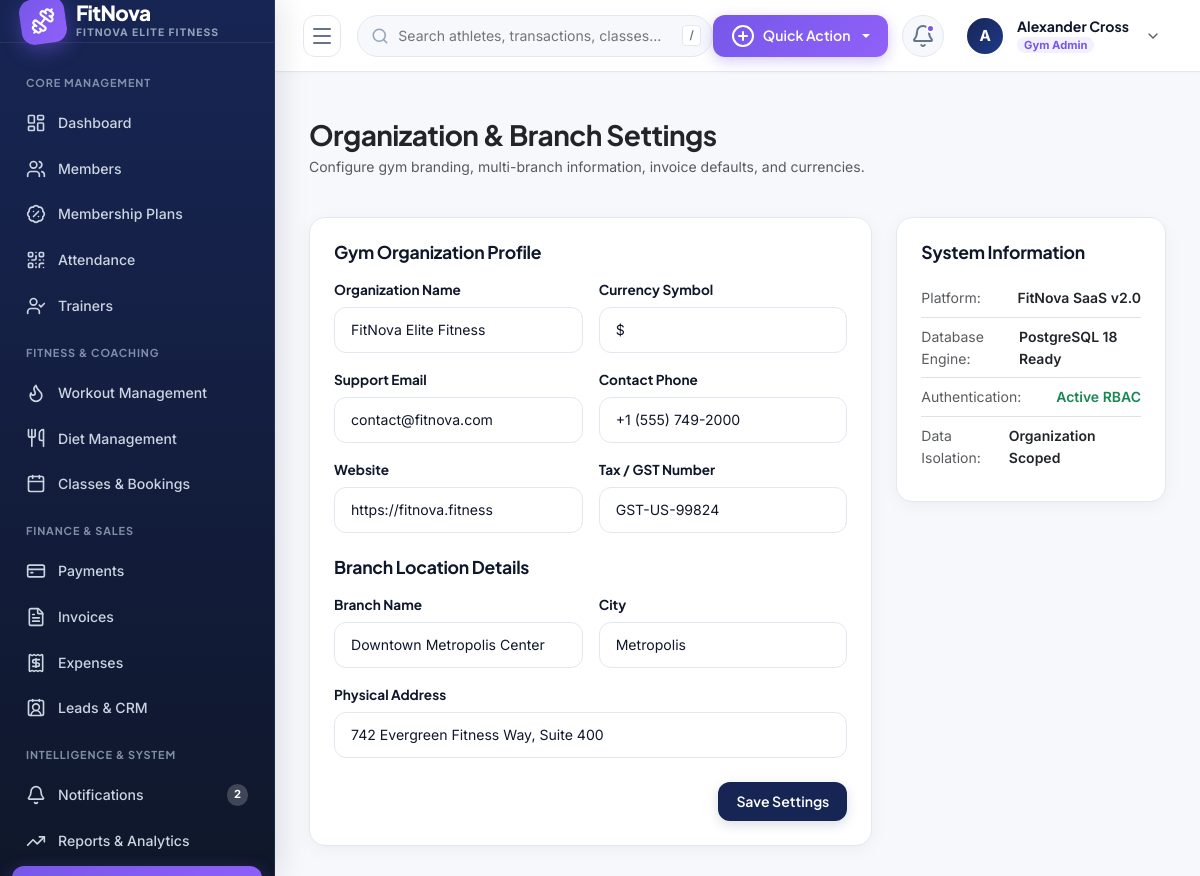
The page /settings/ (signed in) on the database its author committed.
### apps/accounts/models.py (models this page shows, shortened)
class GymOrganization(models.Model):
    name = models.CharField(max_length=200)
    slug = models.SlugField(max_length=220, unique=True)
    logo = models.ImageField(upload_to='organizations/logos/', null=True, blank=True)
    email = models.EmailField()
    phone = models.CharField(max_length=20)
    website = models.URLField(blank=True, default='')
    tax_id = models.CharField(max_length=50, blank=True, default='', verbose_name='Tax/GST ID')
    currency = models.CharField(max_length=10, default='$')
    is_active = models.BooleanField(default=True)
    created_at = models.DateTimeField(auto_now_add=True)
    updated_at = models.DateTimeField(auto_now=True)
    class Meta:
        verbose_name = 'Gym Organization'
        verbose_name_plural = 'Gym Organizations'
        ordering = ['name']

class User(AbstractUser):
    class Role(models.TextChoices):
        SUPER_ADMIN = 'SUPER_ADMIN', _('Super Admin')
        GYM_ADMIN = 'GYM_ADMIN', _('Gym Admin')
        STAFF = 'STAFF', _('Receptionist / Staff')
        TRAINER = 'TRAINER', _('Trainer')
        MEMBER = 'MEMBER', _('Gym Member')
    class Gender(models.TextChoices):
        MALE = 'MALE', _('Male')
        FEMALE = 'FEMALE', _('Female')
        OTHER = 'OTHER', _('Other')
    role = models.CharField(
        max_length=20,
        choices=Role.choices,
        default=Role.MEMBER,
        db_index=True
    )
    organization = models.ForeignKey(
        GymOrganization,
        on_delete=models.CASCADE,
        null=True,
        blank=True,
        related_name='users'
    )
    branch = models.ForeignKey(
        GymBranch,
        on_delete=models.SET_NULL,
        null=True,
        blank=True,
        related_name='branch_users'
    )
    phone = models.CharField(max_length=20, blank=True, default='')
    profile_picture = models.ImageField(upload_to='profiles/', null=True, blank=True)
    gender = models.CharField(max_length=10, choices=Gender.choices, default=Gender.MALE)
    date_of_birth = models.DateField(null=True, blank=True)
    address = models.TextField(blank=True, default='')
    is_verified = models.BooleanField(default=True)
    class Meta:
        ordering = ['-date_joined']
        indexes = [
            models.Index(fields=['organization', 'role']),
            models.Index(fields=['email']),
        ]
    @property
    def is_member(self):
        return self.role == self.Role.MEMBER

class GymBranch(models.Model):
    organization = models.ForeignKey(GymOrganization, on_delete=models.CASCADE, related_name='branches')
    name = models.CharField(max_length=150)
    code = models.CharField(max_length=20, unique=True)
    address = models.CharField(max_length=255)
    city = models.CharField(max_length=100)
    state = models.CharField(max_length=100)
    zip_code = models.CharField(max_length=20)
    phone = models.CharField(max_length=20)
    email = models.EmailField(blank=True, default='')
    manager_name = models.CharField(max_length=150, blank=True, default='')
    is_main_branch = models.BooleanField(default=False)
    is_active = models.BooleanField(default=True)
    created_at = models.DateTimeField(auto_now_add=True)
    class Meta:
        verbose_name = 'Gym Branch'
        verbose_name_plural = 'Gym Branches'
        ordering = ['organization', 'name']

### apps/dashboard/views.py (the view, shortened to what this page needs)
# urls.py: path('settings/', views.settings_view, name='settings'),
@login_required
@admin_only
def settings_view(request):
    org = request.user.organization
    branch = request.user.branch
    return render(request, 'dashboard/settings.html', {
        'org': org,
        'branch': branch
    })

### apps/accounts/context_processors.py (called while the page is built)
def global_fitnova_context(request):
    if not request.user.is_authenticated:
        return {}
    unread_count = 0
    recent_notifications = []
    try:
        notifications_qs = request.user.notifications.all()
        unread_count = notifications_qs.filter(is_read=False).count()
        recent_notifications = notifications_qs[:5]
    except Exception:
        pass
    return {
        'unread_notifications_count': unread_count,
        'recent_notifications': recent_notifications,
        'current_org': getattr(request.user, 'organization', None),
        'current_branch': getattr(request.user, 'branch', None),
    }

### apps/accounts/permissions.py (called while the page is built)
def role_required(*allowed_roles):
    def decorator(view_func):
        @wraps(view_func)
        def _wrapped_view(request, *args, **kwargs):
            if not request.user.is_authenticated:
                return redirect('accounts:login')
            if request.user.is_superuser or request.user.role in allowed_roles:
                return view_func(request, *args, **kwargs)
            messages.error(request, "You do not have permission to access that section.")
            return redirect('dashboard:index')
        return _wrapped_view
    return decorator

### templates/dashboard/settings.html (shortened to what this page needs)
{% extends 'base.html' %}
{% block content %}
<div class="row g-4">
  <div class="col-12">
    <h3 class="fw-bold text-dark mb-1">Organization & Branch Settings</h3>
    <p class="text-muted small">Configure gym branding, multi-branch information, invoice defaults, and currencies.</p>
  </div>
  <div class="col-lg-8">
    <div class="fn-card">
      <form method="POST" action="{% url 'dashboard:settings' %}" enctype="multipart/form-data">
        <h5 class="fn-card-title mb-3">Gym Organization Profile</h5>
        <div class="row g-3 mb-4">
          <div class="col-md-6">
            <label class="fn-form-label">Organization Name</label>
            <input type="text" name="org_name" class="fn-input" value="{{ org.name }}" required>
          </div>
          <div class="col-md-6">
            <label class="fn-form-label">Currency Symbol</label>
            <input type="text" name="currency" class="fn-input" value="{{ org.currency }}" required>
          </div>
          <div class="col-md-6">
            <label class="fn-form-label">Support Email</label>
            <input type="email" name="org_email" class="fn-input" value="{{ org.email }}" required>
          </div>
          <div class="col-md-6">
            <label class="fn-form-label">Contact Phone</label>
            <input type="text" name="org_phone" class="fn-input" value="{{ org.phone }}" required>
          </div>
          <div class="col-md-6">
            <label class="fn-form-label">Website</label>
            <input type="url" name="org_website" class="fn-input" value="{{ org.website }}">
          </div>
          <div class="col-md-6">
            <label class="fn-form-label">Tax / GST Number</label>
            <input type="text" name="tax_id" class="fn-input" value="{{ org.tax_id }}">
          </div>
        </div>
        <h5 class="fn-card-title mb-3">Branch Location Details</h5>
        <div class="row g-3 mb-4">
          <div class="col-md-6">
            <label class="fn-form-label">Branch Name</label>
            <input type="text" name="branch_name" class="fn-input" value="{{ branch.name }}">
          </div>
          <div class="col-md-6">
            <label class="fn-form-label">City</label>
            <input type="text" name="branch_city" class="fn-input" value="{{ branch.city }}">
          </div>
          <div class="col-12">
            <label class="fn-form-label">Physical Address</label>
            <input type="text" name="branch_address" class="fn-input" value="{{ branch.address }}">
          </div>
        </div>
        <div class="text-end">
          <button type="submit" class="btn btn-fn-primary">Save Settings</button>
        </div>
      </form>
    </div>
  </div>
  <div class="col-lg-4">
    <div class="fn-card">
      <h5 class="fn-card-title mb-3">System Information</h5>
      <div class="small">
        <div class="d-flex justify-content-between py-2 border-bottom">
          <span class="text-muted">Platform:</span>
          <span class="fw-semibold text-dark">FitNova SaaS v2.0</span>
        </div>
        <div class="d-flex justify-content-between py-2 border-bottom">
          <span class="text-muted">Database Engine:</span>
          <span class="fw-semibold text-dark">PostgreSQL 18 Ready</span>
        </div>
        <div class="d-flex justify-content-between py-2 border-bottom">
          <span class="text-muted">Authentication:</span>
          <span class="fw-semibold text-success">Active RBAC</span>
        </div>
        <div class="d-flex justify-content-between py-2">
          <span class="text-muted">Data Isolation:</span>
          <span class="fw-semibold text-dark">Organization Scoped</span>
        </div>
      </div>
    </div>
  </div>
</div>
{% endblock %}

### templates/base.html (shortened to what this page needs)
{% load static %}
<!DOCTYPE html>
<html lang="en">
<head>
  <link href="https://cdn.jsdelivr.net/npm/bootstrap@5.3.3/dist/css/bootstrap.min.css" rel="stylesheet">
  <link rel="stylesheet" href="{% static 'css/fitnova.css' %}">
</head>
<body>
<div class="fn-app-wrapper">
  <aside class="fn-sidebar">
    <a href="{% url 'dashboard:index' %}" class="fn-sidebar-brand">
      <div class="fn-brand-logo-icon">
        <i data-lucide="dumbbell"></i>
      </div>
      <div class="fn-brand-text">
        <span class="fn-brand-title">FitNova</span>
        <span class="fn-brand-badge">{{ current_org.name|default:"GYM SAAS" }}</span>
      </div>
    </a>
    <div class="fn-sidebar-nav">
      <div class="fn-nav-header-title">Core Management</div>
      <a href="{% url 'dashboard:index' %}" class="fn-nav-link {% if request.resolver_match.app_name == 'dashboard' and request.resolver_match.url_name == 'index' %}active{% endif %}">
        <i data-lucide="layout-dashboard"></i>
        <span class="fn-nav-text">Dashboard</span>
      </a>
      {% if not user.is_member %}
      <a href="{% url 'members:member_list' %}" class="fn-nav-link {% if request.resolver_match.app_name == 'members' %}active{% endif %}">
        <i data-lucide="users"></i>
        <span class="fn-nav-text">Members</span>
      </a>
      {% endif %}
      {% if not user.is_member %}
      <a href="{% url 'memberships:plan_list' %}" class="fn-nav-link {% if request.resolver_match.app_name == 'memberships' %}active{% endif %}">
        <i data-lucide="badge-percent"></i>
        <span class="fn-nav-text">Membership Plans</span>
      </a>
      {% endif %}
      <a href="{% url 'attendance:attendance_list' %}" class="fn-nav-link {% if request.resolver_match.app_name == 'attendance' %}active{% endif %}">
        <i data-lucide="qr-code"></i>
        <span class="fn-nav-text">Attendance</span>
      </a>
      {% if not user.is_member %}
      <a href="{% url 'trainers:trainer_list' %}" class="fn-nav-link {% if request.resolver_match.app_name == 'trainers' %}active{% endif %}">
        <i data-lucide="user-check"></i>
        <span class="fn-nav-text">Trainers</span>
      </a>
      {% endif %}
      <div class="fn-nav-header-title">Fitness & Coaching</div>
      <a href="{% url 'fitness:workout_list' %}" class="fn-nav-link {% if request.resolver_match.app_name == 'fitness' and 'workout' in request.path %}active{% endif %}">
        <i data-lucide="flame"></i>
        <span class="fn-nav-text">Workout Management</span>
      </a>
      <a href="{% url 'fitness:diet_list' %}" class="fn-nav-link {% if request.resolver_match.app_name == 'fitness' and 'diet' in request.path %}active{% endif %}">
        <i data-lucide="utensils"></i>
        <span class="fn-nav-text">Diet Management</span>
      </a>
      <a href="{% url 'classes:class_list' %}" class="fn-nav-link {% if request.resolver_match.app_name == 'classes' %}active{% endif %}">
        <i data-lucide="calendar"></i>
        <span class="fn-nav-text">Classes & Bookings</span>
      </a>
      {% if not user.is_member %}
      <div class="fn-nav-header-title">Finance & Sales</div>
      <a href="{% url 'payments:payment_list' %}" class="fn-nav-link {% if request.resolver_match.app_name == 'payments' and request.resolver_match.url_name == 'payment_list' %}active{% endif %}">
        <i data-lucide="credit-card"></i>
        <span class="fn-nav-text">Payments</span>
      </a>
      <a href="{% url 'payments:invoice_list' %}" class="fn-nav-link {% if request.resolver_match.app_name == 'payments' and 'invoice' in request.path %}active{% endif %}">
        <i data-lucide="file-text"></i>
        <span class="fn-nav-text">Invoices</span>
      </a>
      <a href="{% url 'payments:expense_list' %}" class="fn-nav-link {% if request.resolver_match.app_name == 'payments' and 'expense' in request.path %}active{% endif %}">
        <i data-lucide="receipt"></i>
        <span class="fn-nav-text">Expenses</span>
      </a>
      <a href="{% url 'crm:lead_list' %}" class="fn-nav-link {% if request.resolver_match.app_name == 'crm' %}active{% endif %}">
        <i data-lucide="contact-round"></i>
        <span class="fn-nav-text">Leads & CRM</span>
      </a>
      {% endif %}
      <div class="fn-nav-header-title">Intelligence & System</div>
      <a href="{% url 'notifications:list' %}" class="fn-nav-link {% if request.resolver_match.app_name == 'notifications' %}active{% endif %}">
        <i data-lucide="bell"></i>
        <span class="fn-nav-text">Notifications</span>
        {% if unread_notifications_count > 0 %}
        <span class="fn-nav-badge">{{ unread_notifications_count }}</span>
        {% endif %}
      </a>
      {% if not user.is_member %}
      <a href="{% url 'dashboard:reports' %}" class="fn-nav-link {% if request.resolver_match.url_name == 'reports' %}active{% endif %}">
        <i data-lucide="trending-up"></i>
        <span class="fn-nav-text">Reports & Analytics</span>
      </a>
      <a href="{% url 'dashboard:settings' %}" class="fn-nav-link {% if request.resolver_match.url_name == 'settings' %}active{% endif %}">
      </a>
      {% endif %}
    </div>
  </aside>
  <main class="fn-main-content">
    <header class="fn-topbar">
      <div class="fn-topbar-left">
        <button type="button" class="fn-sidebar-toggle-btn" id="fnSidebarToggle" title="Toggle Navigation">
          <i data-lucide="menu"></i>
        </button>
        <form action="{% url 'dashboard:search' %}" method="GET" class="fn-global-search">
          <input type="text" name="q" id="fnGlobalSearchInput" placeholder="Search athletes, transactions, classes..." value="{{ request.GET.q }}">
          <span class="fn-search-badge">/</span>
        </form>
      </div>
      <div class="fn-topbar-right">
        {% if not user.is_member %}
        <div class="dropdown">
          <button class="btn-fn-accent dropdown-toggle" type="button" data-bs-toggle="dropdown" aria-expanded="false">
            <i data-lucide="plus-circle"></i>
            <span>Quick Action</span>
          </button>
        </div>
        {% endif %}
        <div class="dropdown">
          <a href="#" class="fn-icon-btn {% if unread_notifications_count > 0 %}has-unread{% endif %}" data-bs-toggle="dropdown" aria-expanded="false" title="Notification Center">
            <i data-lucide="bell"></i>
            {% if unread_notifications_count > 0 %}
            <span class="fn-badge-dot"></span>
            {% endif %}
          </a>
        </div>
        <div class="dropdown">
          <div class="fn-user-dropdown" data-bs-toggle="dropdown" aria-expanded="false">
            <div class="fn-avatar">
              {% if user.profile_picture %}
              <img src="{{ user.profile_picture.url }}" alt="{{ user.first_name }}">
              {% else %}
              {{ user.first_name|default:user.username|make_list|first|upper }}
              {% endif %}
            </div>
            <div class="fn-user-meta d-none d-md-flex">
              <span class="fn-user-name">{{ user.get_full_name|default:user.username }}</span>
              <span class="fn-user-role-badge">{{ user.get_role_display }}</span>
            </div>
            <i data-lucide="chevron-down" class="text-muted ms-1" style="width: 16px;"></i>
          </div>
        </div>
      </div>
    </header>
    <div class="container-fluid px-4 pt-3">
    </div>
    <div class="fn-page-container fn-animate-in">
      {% block content %}{% endblock %}
    </div>
  </main>
</div>
</body>
</html>

### rows shown on the page
GymOrganization: name "FITNOVA ELITE FITNESS", org_name "FitNova Elite Fitness", currency "$", org_email "contact@fitnova.com", org_phone "+1 (555) 749-2000", org_website "https://fitnova.fitness", tax_id "GST-US-99824"
User: first_name|make_list "A", get_full_name "Alexander Cross", role "Gym Admin"
GymBranch: branch_name "Downtown Metropolis Center", branch_city "Metropolis", branch_address "742 Evergreen Fitness Way, Suite 400"

### other values the page prints
{{ unread_notifications_count }} "2"
